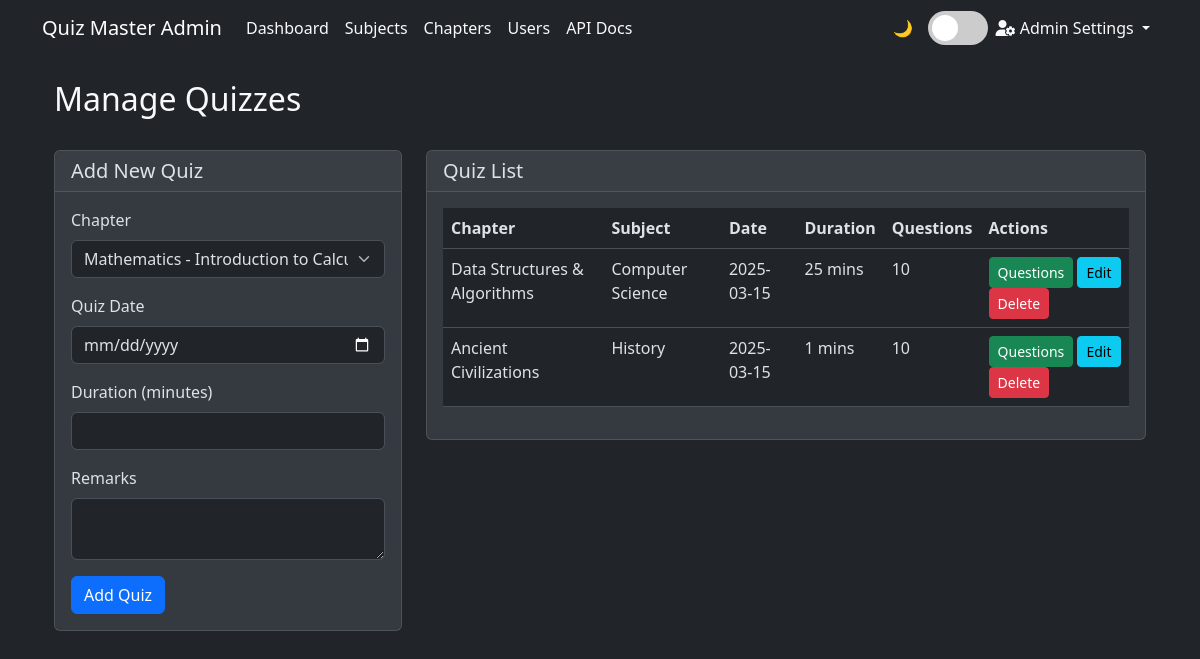
The page /admin/quizzes (signed in) on the database its author committed.
### models.py (models this page shows)
class Quiz(db.Model):
    __tablename__ = 'quiz'
    id = db.Column(db.Integer, primary_key=True)
    chapter_id = db.Column(db.Integer, db.ForeignKey('chapter.id'), nullable=False)
    date_of_quiz = db.Column(db.DateTime, nullable=False)
    time_duration = db.Column(db.Integer, nullable=False)  # in minutes
    remarks = db.Column(db.Text)
    questions = db.relationship('Question', backref='quiz', lazy=True)
    scores = db.relationship('Score', backref='quiz', lazy=True)

class Chapter(db.Model):
    __tablename__ = 'chapter'
    id = db.Column(db.Integer, primary_key=True)
    subject_id = db.Column(db.Integer, db.ForeignKey('subject.id'), nullable=False)
    name = db.Column(db.String(100), nullable=False)
    description = db.Column(db.Text)
    quizzes = db.relationship('Quiz', backref='chapter', lazy=True)
    __table_args__ = (db.UniqueConstraint('name'),)

class Subject(db.Model):
    __tablename__ = 'subject'
    id = db.Column(db.Integer, primary_key=True)
    name = db.Column(db.String(100), nullable=False)
    description = db.Column(db.Text)
    chapters = db.relationship('Chapter', backref='subject', lazy=True)
    __table_args__ = (db.UniqueConstraint('name'),)

### routes.py (the view, shortened to what this page needs)
@app.route('/admin/quizzes', methods=['GET', 'POST'])
@login_required
def manage_quizzes():
    if not isinstance(current_user, Admin):
        flash('Access denied. Admin privileges required.', 'danger')
        return redirect(url_for('user_dashboard'))
    form = QuizForm()
    form.chapter_id.choices = [(c.id, f"{c.subject.name} - {c.name}") for c in Chapter.query.all()]
    quizzes = Quiz.query.all()
    return render_template('admin/quizzes.html', form=form, quizzes=quizzes)

### forms.py
class QuizForm(FlaskForm):
    chapter_id = SelectField('Chapter',
                             coerce=int,
                             validators=[DataRequired()])
    date_of_quiz = DateField('Quiz Date', validators=[DataRequired()])
    time_duration = IntegerField('Duration (minutes)',
                                 validators=[DataRequired()])
    remarks = TextAreaField('Remarks')

### routes.py (called while the page is built)
@login_manager.user_loader
@login_manager.user_loader
def load_user(user_id):
    try:
        user_type = session.get('user_type')
        if user_type == 'admin':
            return Admin.query.get(int(user_id))
        else:
            return User.query.get(int(user_id))
    except Exception as e:
        logging.error(f"Error in load_user: {str(e)}")
        return None

### templates/admin/quizzes.html (shortened to what this page needs)
{% extends "admin/base_admin.html" %}
{% block content %}
<div class="container">
    <div class="row mb-4">
        <div class="col">
            <h2>Manage Quizzes</h2>
        </div>
    </div>
    <div class="row">
        <div class="col-md-4">
            <div class="card">
                <div class="card-header">
                    <h5 class="mb-0">Add New Quiz</h5>
                </div>
                <div class="card-body">
                    <form method="POST">
                        <div class="mb-3">
                            {{ form.chapter_id.label(class="form-label") }}
                            {{ form.chapter_id(class="form-select") }}
                        </div>
                        <div class="mb-3">
                            {{ form.date_of_quiz.label(class="form-label") }}
                            {{ form.date_of_quiz(class="form-control", type="date") }}
                        </div>
                        <div class="mb-3">
                            {{ form.time_duration.label(class="form-label") }}
                            {{ form.time_duration(class="form-control", type="number") }}
                        </div>
                        <div class="mb-3">
                            {{ form.remarks.label(class="form-label") }}
                            {{ form.remarks(class="form-control") }}
                        </div>
                        <button type="submit" class="btn btn-primary">Add Quiz</button>
                    </form>
                </div>
            </div>
        </div>
        <div class="col-md-8">
            <div class="card">
                <div class="card-header">
                    <h5 class="mb-0">Quiz List</h5>
                </div>
                <div class="card-body">
                    <div class="table-responsive">
                        <table class="table table-hover">
                            <thead>
                                <tr>
                                    <th>Chapter</th>
                                    <th>Subject</th>
                                    <th>Date</th>
                                    <th>Duration</th>
                                    <th>Questions</th>
                                    <th>Actions</th>
                                </tr>
                            </thead>
                            <tbody>
                                {% for quiz in quizzes %}
                                <tr>
                                    <td>{{ quiz.chapter.name }}</td>
                                    <td>{{ quiz.chapter.subject.name }}</td>
                                    <td>{{ quiz.date_of_quiz.strftime('%Y-%m-%d') }}</td>
                                    <td>{{ quiz.time_duration }} mins</td>
                                    <td>{{ quiz.questions|length }}</td>
                                    <td>
                                        <a href="{{ url_for('manage_questions', quiz_id=quiz.id) }}" class="btn btn-sm btn-success">Questions</a>
                                        <a href="{{ url_for('edit_quiz', quiz_id=quiz.id) }}" class="btn btn-sm btn-info">Edit</a>
                                        <form method="POST" action="{{ url_for('delete_quiz', quiz_id=quiz.id) }}" class="d-inline" onsubmit="return confirm('Are you sure you want to delete this quiz?');">
                                            <button type="submit" class="btn btn-sm btn-danger">Delete</button>
                                        </form>
                                    </td>
                                </tr>
                                {% endfor %}
                            </tbody>
                        </table>
                    </div>
                </div>
            </div>
        </div>
    </div>
</div>
{% endblock %}

### templates/admin/base_admin.html (style rules this page uses)
:root { --bs-primary-rgb: 13, 110, 253; --bs-secondary-rgb: 108, 117, 125; --bs-success-rgb: 25, 135, 84; --bs-info-rgb: 13, 202, 240; --bs-warning-rgb: 255, 193, 7; --bs-danger-rgb: 220, 53, 69; --bs-light-rgb: 248, 249, 250; --bs-dark-rgb: 33, 37, 41; }
[data-bs-theme="dark"] { --bs-body-color: #dee2e6; --bs-body-bg: #212529; --bs-tertiary-bg-rgb: 52, 58, 64; }
[data-bs-theme="dark"] .card { --bs-card-border-color: rgba(255, 255, 255, 0.125); }
:root { --light-text: #212529; --dark-text: #f8f9fa; --light-bg: #ffffff; --dark-bg: #212529; --light-card-bg: #f8f9fa; --dark-card-bg: #343a40; }
[data-bs-theme="dark"] { --text-color: var(--dark-text); --bg-color: var(--dark-bg); --card-bg: var(--dark-card-bg); }
body { color: var(--text-color); background-color: var(--bg-color); transition: all 0.3s ease; }
.card { background-color: var(--card-bg); }

### rows shown on the page
Quiz: chapter.name "Data Structures & Algorithms", chapter.subject.name "Computer Science", date_of_quiz "2025-03-15", time_duration "25", questions|length "10"
Quiz: chapter.name "Ancient Civilizations", chapter.subject.name "History", date_of_quiz "2025-03-15", time_duration "1", questions|length "10"
